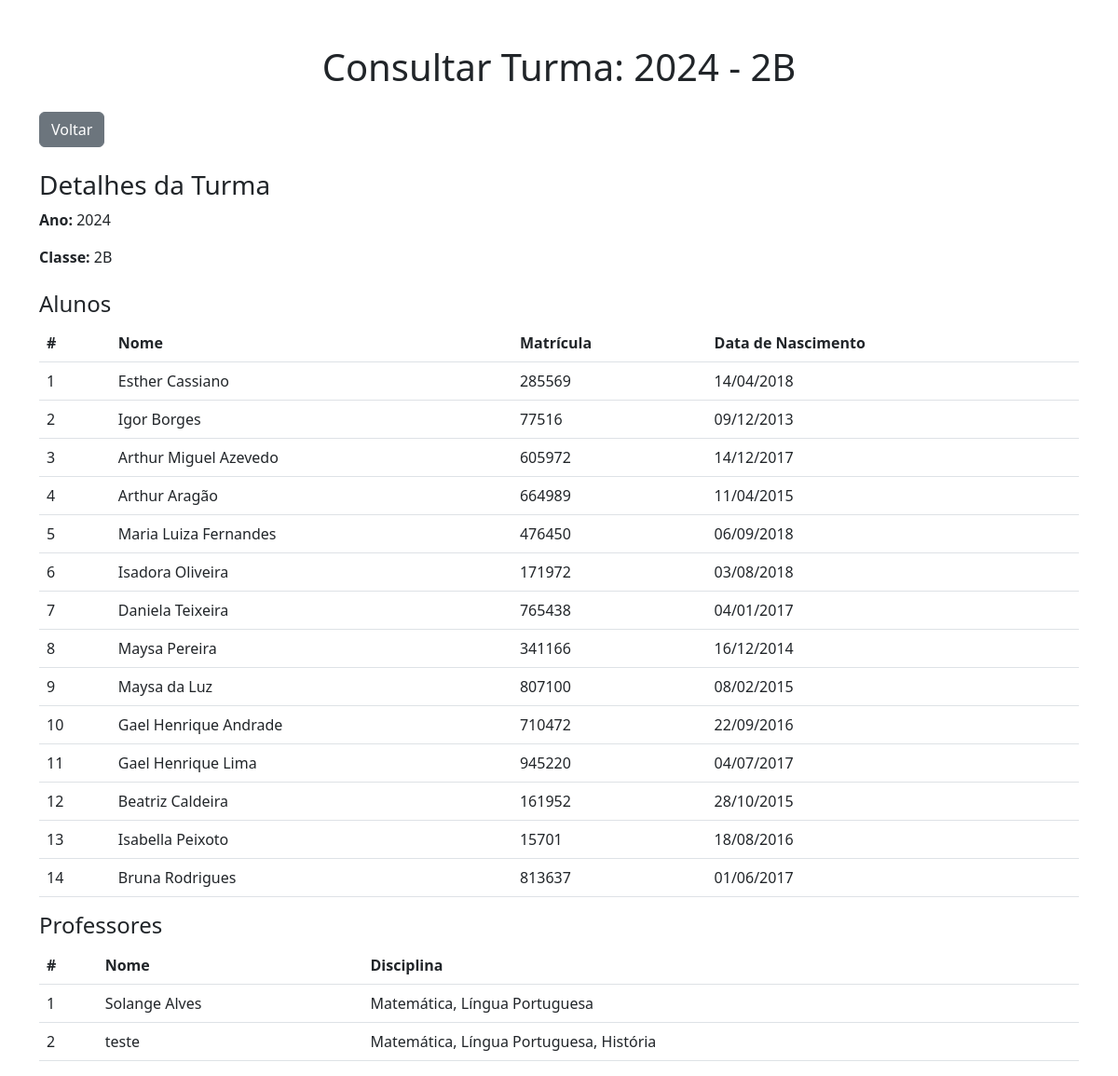
Page /consultar_turma/4/ on the earlier database version.
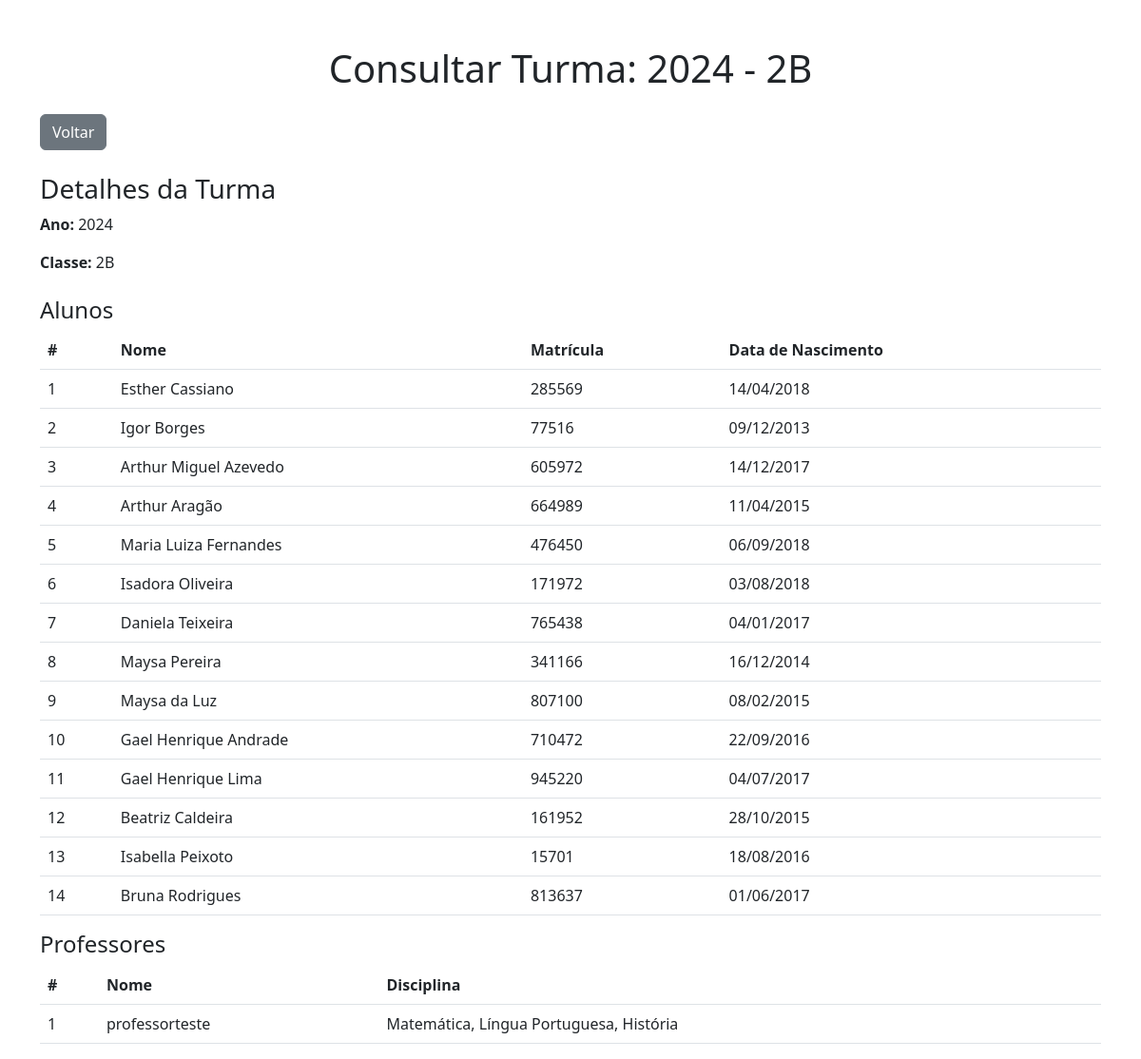
Same page on the later database version.
### core/models.py (models this page shows, shortened)
class Aluno(models.Model):
    user = models.OneToOneField(User, on_delete=models.CASCADE, related_name='aluno_profile')
    nome = models.CharField(max_length=100)
    rm = models.CharField(max_length=20, unique=True)  # Registro de matrícula único
    ra_rg = models.CharField(max_length=20, blank=True, null=True)  # RA ou RG (opcional)
    data_nascimento = models.DateField()  # Data de nascimento do aluno
    status = models.CharField(
        max_length=11,
        choices=[('ativo', 'Ativo'), ('transferido', 'Transferido'), ('suplente', 'Suplente')],
        default='ativo'
    )
    email_responsavel = models.EmailField(max_length=100, blank=True, null=True)
    telefone_responsavel = models.CharField(max_length=15, blank=True, null=True)

class Professor(models.Model):
    user = models.OneToOneField(User, on_delete=models.CASCADE, related_name='professor_profile')  # Conexão com o User do Django
    nome = models.CharField(max_length=255)  # Nome completo do professor
    email = models.EmailField(max_length=100, blank=True, null=True)
    telefone = models.CharField(max_length=15, blank=True, null=True)
    disciplinas = models.ManyToManyField(Disciplina, related_name='professores')

class Disciplina(models.Model):
    nome = models.CharField(max_length=100)  # Nome da disciplina

### core/views.py (the view)
# urls.py: path('consultar_turma/<int:turma_id>/', views.consultar_turma, name='consultar_turma'),
def consultar_turma(request, turma_id):
    turma = Turma.objects.get(id=turma_id)
    return render(request, 'core/consultar_turma.html', {'turma': turma})

### core/templates/core/consultar_turma.html (shortened to what this page needs)
{% load static %}
<!DOCTYPE html>
<html lang="pt-BR">
<head>
    <link href="https://cdn.jsdelivr.net/npm/bootstrap@5.3.0/dist/css/bootstrap.min.css" rel="stylesheet">
</head>
<body>
    <div class="container mt-5">
        <h1 class="text-center mb-4">Consultar Turma: {{ turma.ano }} - {{ turma.classe }}</h1>
        <div class="d-flex justify-content-between mb-4">
            <a href="{% url 'gerenciar_turmas' %}" class="btn btn-secondary">Voltar</a>
        </div>
        <div class="mb-4">
            <h3>Detalhes da Turma</h3>
            <p><strong>Ano:</strong> {{ turma.ano }}</p>
            <p><strong>Classe:</strong> {{ turma.classe }}</p>
        </div>
        <div class="mb-3">
            <h4>Alunos</h4>
            <table class="table">
                <thead>
                    <tr>
                        <th>#</th>
                        <th>Nome</th>
                        <th>Matrícula</th>
                        <th>Data de Nascimento</th>
                    </tr>
                </thead>
                <tbody>
                    {% for aluno in turma.alunos.all %}
                        <tr>
                            <td>{{ forloop.counter }}</td>
                            <td>{{ aluno.nome }}</td>
                            <td>{{ aluno.rm }}</td>
                            <td>{{ aluno.data_nascimento|date:"d/m/Y" }}</td>
                        </tr>
                    {% empty %}
                        <tr>
                            <td colspan="4">Nenhum aluno cadastrado na turma</td>
                        </tr>
                    {% endfor %}
                </tbody>
            </table>
        </div>
        <div class="mb-3">
            <h4>Professores</h4>
            <table class="table">
                <thead>
                    <tr>
                        <th>#</th>
                        <th>Nome</th>
                        <th>Disciplina</th>
                    </tr>
                </thead>
                <tbody>
                    {% for professor in turma.professores.all %}
                        <tr>
                            <td>{{ forloop.counter }}</td>
                            <td>{{ professor.nome }}</td>
                            <td>
                                {% for disciplina in professor.disciplinas.all %}
                                    {{ disciplina.nome }}{% if not forloop.last %}, {% endif %}
                                {% endfor %}
                            </td>
                        </tr>
                    {% empty %}
                        <tr>
                            <td colspan="3">Nenhum professor cadastrado nesta turma</td>
                        </tr>
                    {% endfor %}
                </tbody>
            </table>
        </div>
    </div>
</body>
</html>

Differences in the rows shown:
removed Professor: nome "Solange Alves", Disciplina (nome "Matemática"), Disciplina (nome "Língua Portuguesa")
removed Professor: nome "teste", Disciplina (nome "Matemática"), Disciplina (nome "Língua Portuguesa"), Disciplina (nome "História")
added Professor: nome "professorteste", Disciplina (nome "Matemática"), Disciplina (nome "Língua Portuguesa"), Disciplina (nome "História")
